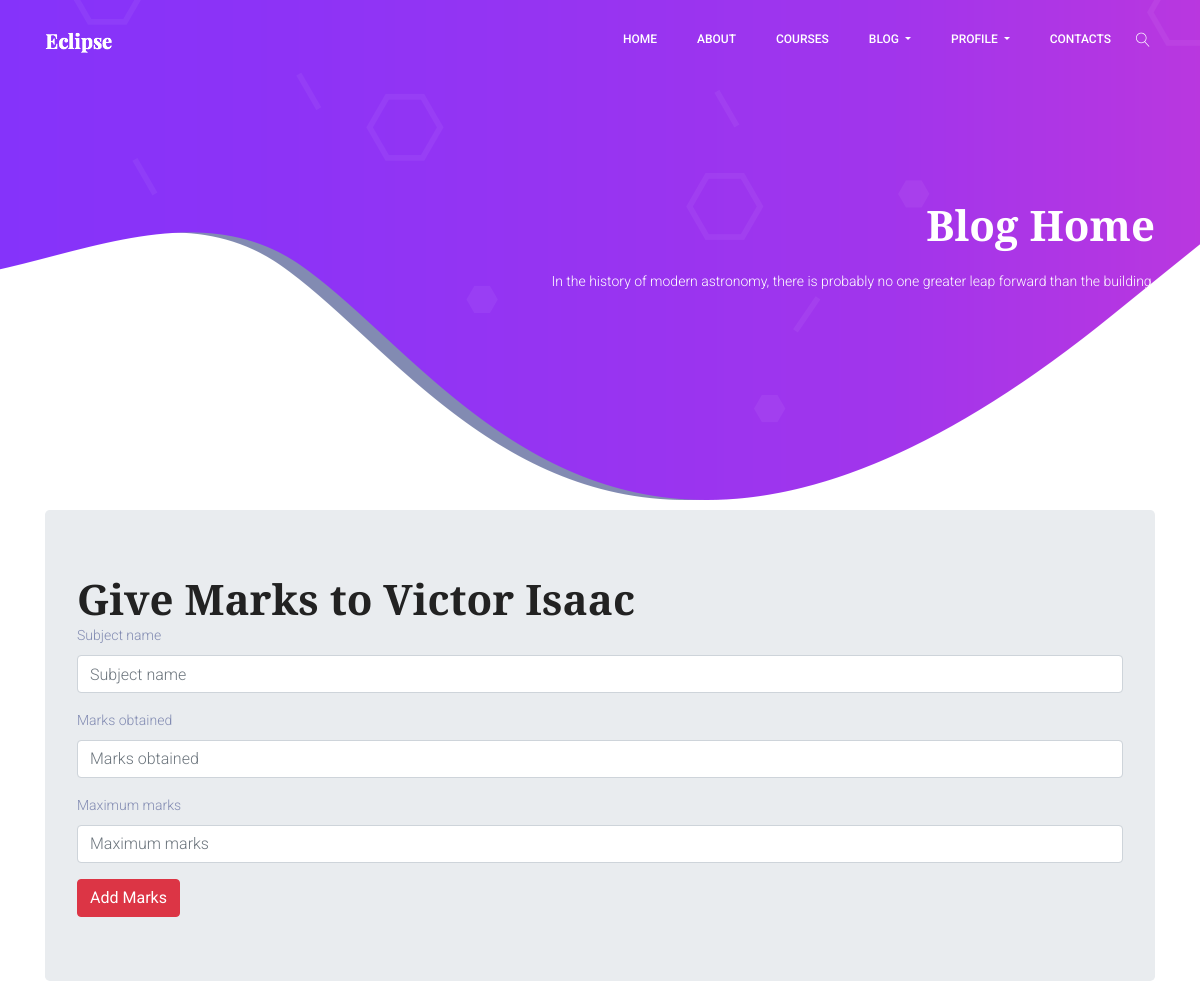
The app's page /classroom/student/3/enter_marks (signed in), older data.
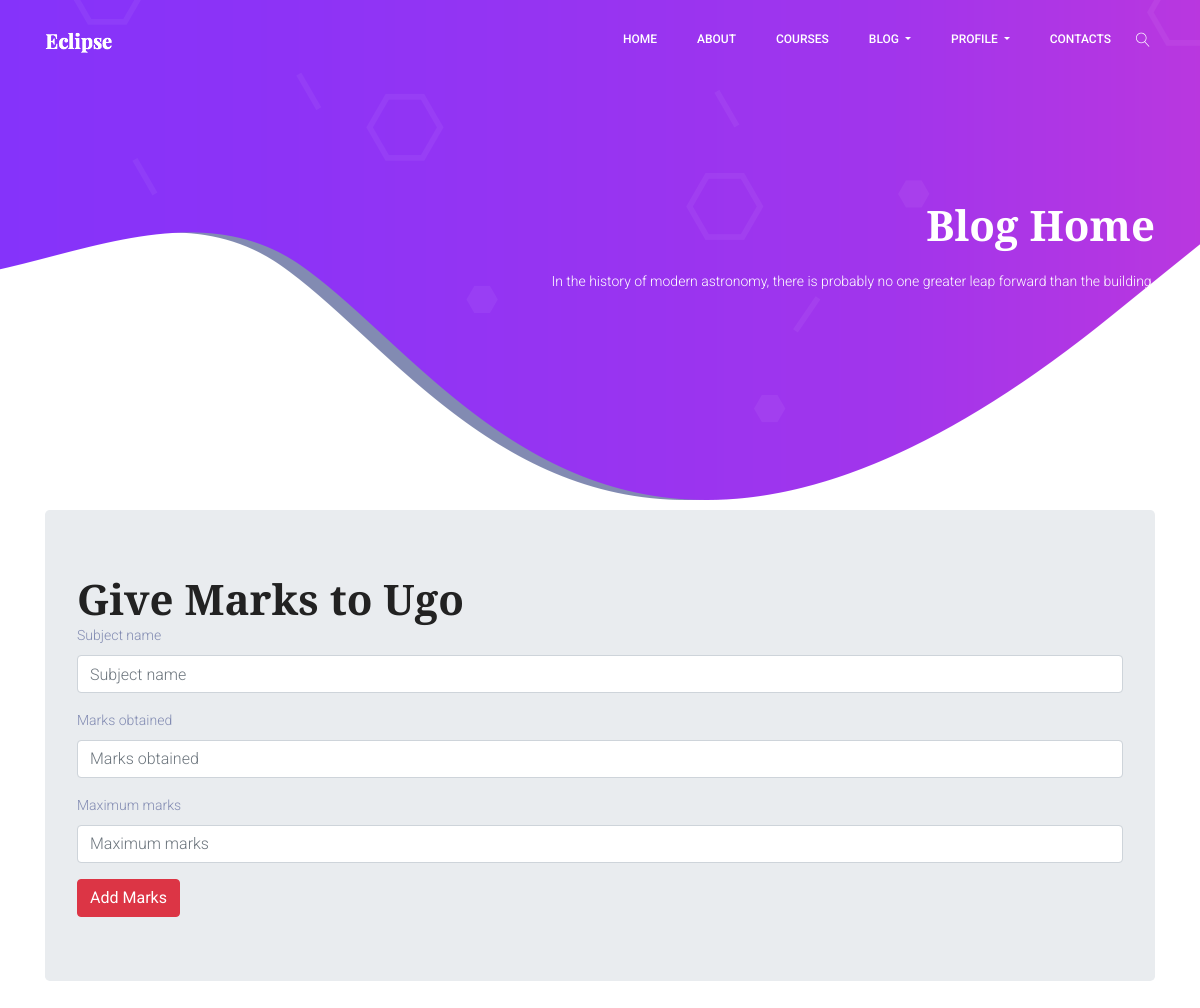
The same page, newer data.
### classroom/models.py (models this page shows, shortened)
class Student(models.Model):
    user = models.OneToOneField(User,on_delete=models.CASCADE,primary_key=True,related_name='Student')
    name = models.CharField(max_length=250)
    roll_no = models.CharField(max_length=50)
    email = models.EmailField(max_length=254)
    phone = models.IntegerField()
    student_profile_pic = models.ImageField(upload_to="classroom/student_profile_pic",blank=True)
    class Meta:
        ordering = ['roll_no']

### classroom/views.py (the view)
# urls.py: path('student/<int:pk>/enter_marks',views.add_marks,name="enter_marks"),
@login_required
def add_marks(request,pk):
    marks_given = False
    student = get_object_or_404(models.Student,pk=pk)
    if request.method == "POST":
        form = MarksForm(request.POST)
        if form.is_valid():
            marks = form.save(commit=False)
            marks.student = student
            marks.teacher = request.user.Teacher
            marks.save()
            messages.success(request,'Marks uploaded successfully!')
            return redirect('classroom:submit_list')
    else:
        form = MarksForm()
    return render(request,'classroom/add_marks.html',{'form':form,'student':student,'marks_given':marks_given})

### classroom/forms.py
class MarksForm(forms.ModelForm):
    class Meta():
        model = StudentMarks
        fields = ['subject_name','marks_obtained','maximum_marks']

### template/classroom/add_marks.html (shortened to what this page needs)
{% extends 'classroom/base.html' %}
{% load bootstrap4 %}
{% block content %}
<div class="container">
<div class="jumbotron">
  {% if marks_given %}
  <h1>Marks added successfully.</h1>
  {% else %}
  <h1>Give Marks to {{ student.name }}</h1>
  <form method="post">
    {% bootstrap_form form %}
    <input type="submit" class="btn btn-danger" name="" value="Add Marks">
  </form>
  {% endif %}
</div>
</div>
{% endblock %}

Row changes from the older to the newer data that the page shows:
changed Student: name "Victor Isaac" → "Ugo"
